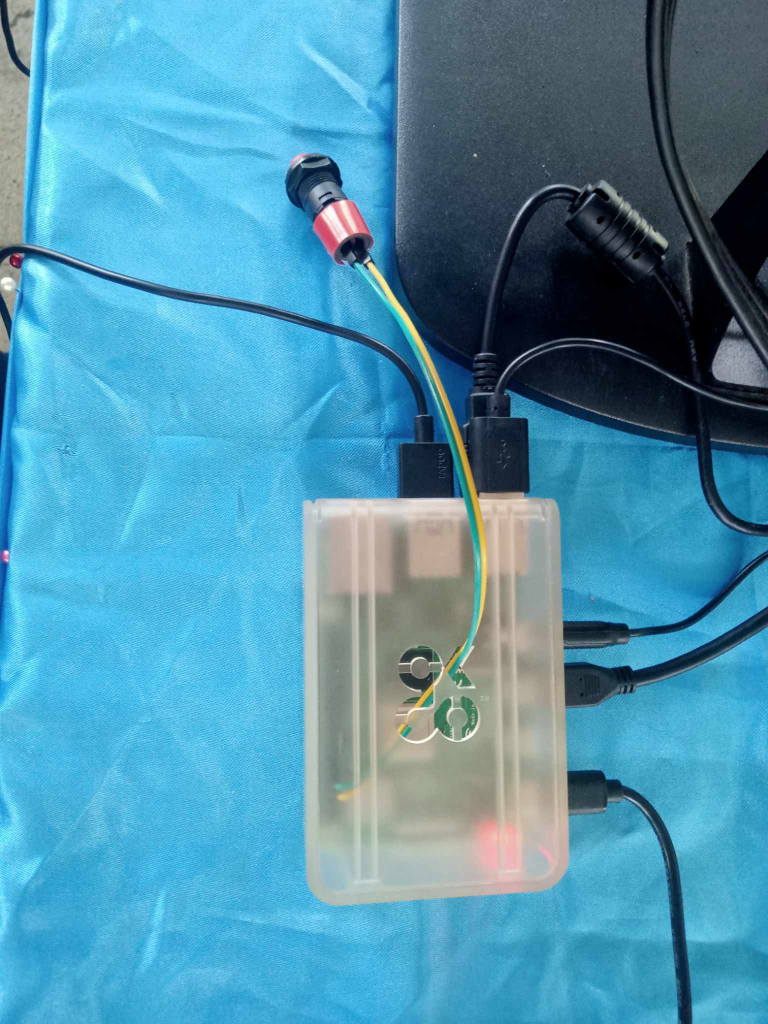
#> input picture Rpi4B..jpg, 1536 x 2048 px, given in place of Girl.mp4, which was not available (shown at 1/2 size)
$ python utils.py
#> lines starting #> are read from the running program, lines starting #| are printed output that depends on the picture; after the words box and inside, x2 and y2 are one past the last pixel; in counts of white or black regions, pixels touching at a corner belong together; pictures that were not available may be replaced by others from this repository, and a replacement may not be noted
import cv2 as cv
import numpy as np

# colors
# values =(blue, green, red) opencv accepts BGR values not RGB
BLACK = (0, 0, 0)
WHITE = (255, 255, 255)
BLUE = (255, 0, 0)
RED = (0, 0, 255)
CYAN = (255, 255, 0)
YELLOW = (0, 255, 255)
MAGENTA = (255, 0, 255)
GRAY = (128, 128, 128)
GREEN = (0, 255, 0)
PURPLE = (128, 0, 128)
ORANGE = (0, 165, 255)
PINK = (147, 20, 255)
points_list = [(200, 300), (150, 150), (400, 200)]


def drawColor(img, colors):
    x, y = 0, 10
    w, h = 20, 30

    for color in colors:
        x += w + 5
        # y += 10
        cv.rectangle(img, (x - 6, y - 5), (x + w + 5, y + h + 5), (10, 50, 10), -1)
        cv.rectangle(img, (x, y), (x + w, y + h), color, -1)


def colorBackgroundText(img, text, font, fontScale, textPos, textThickness=1, textColor=(0, 255, 0), bgColor=(0, 0, 0),
                        pad_x=3, pad_y=3):

    (t_w, t_h), _ = cv.getTextSize(text, font, fontScale, textThickness)  # getting the text size
    x, y = textPos
    cv.rectangle(img, (x - pad_x, y + pad_y), (x + t_w + pad_x, y - t_h - pad_y), bgColor, -1)  # draw rectangle
    cv.putText(img, text, textPos, font, fontScale, textColor, textThickness)  # draw in text

    return img


def textWithBackground(img, text, font, fontScale, textPos, textThickness=1, textColor=(0, 255, 0), bgColor=(0, 0, 0),
                       pad_x=3, pad_y=3, bgOpacity=0.5):
    (t_w, t_h), _ = cv.getTextSize(text, font, fontScale, textThickness)  # getting the text size
    x, y = textPos
    overlay = img.copy()  # coping the image
    cv.rectangle(overlay, (x - pad_x, y + pad_y), (x + t_w + pad_x, y - t_h - pad_y), bgColor, -1)  # draw rectangle
    new_img = cv.addWeighted(overlay, bgOpacity, img, 1 - bgOpacity, 0)  # overlaying the rectangle on the image.
    cv.putText(new_img, text, textPos, font, fontScale, textColor, textThickness)  # draw in text
    img = new_img

    return img


def textBlurBackground(img, text, font, fontScale, textPos, textThickness=1, textColor=(0, 255, 0), kneral=(33, 33),
                       pad_x=3, pad_y=3):

    (t_w, t_h), _ = cv.getTextSize(text, font, fontScale, textThickness)  # getting the text size
    x, y = textPos
    blur_roi = img[y - pad_y - t_h: y + pad_y, x - pad_x:x + t_w + pad_x]  # croping Text Background
    img[y - pad_y - t_h: y + pad_y, x - pad_x:x + t_w + pad_x] = cv.blur(blur_roi,
                                                                         kneral)  # merging the blured background to img
    cv.putText(img, text, textPos, font, fontScale, textColor, textThickness)
    # cv.imshow('blur roi', blur_roi)
    # cv.imshow('blured', img)

    return img


def fillPolyTrans(img, points, color, opacity):

    list_to_np_array = np.array(points, dtype=np.int32)
    overlay = img.copy()  # coping the image
    cv.fillPoly(overlay, [list_to_np_array], color)
    new_img = cv.addWeighted(overlay, opacity, img, 1 - opacity, 0)
    # print(points_list)
    img = new_img
    cv.polylines(img, [list_to_np_array], True, color, 1, cv.LINE_AA)
    return img


# [4 lines of commented-out code are left out]

def rectTrans(img, pt1, pt2, color, thickness, opacity):

    overlay = img.copy()
    cv.rectangle(overlay, pt1, pt2, color, thickness)
    new_img = cv.addWeighted(overlay, opacity, img, 1 - opacity, 0)  # overlaying the rectangle on the image.
    img = new_img

    return img


def main():
    cap = cv.VideoCapture('Girl.mp4')
    counter = 0
    while True:
        success, img = cap.read()
#> img is the input picture: shape (2048, 1536, 3); mean B, G, R 174, 147.7, 79.5
        # img = np.zeros((1000,1000, 3), dtype=np.uint8)
        img = rectTrans(img, pt1=(30, 320), pt2=(160, 260), color=(0, 255, 255), thickness=-1, opacity=0.6)
        img = fillPolyTrans(img=img, points=points_list, color=(0, 255, 0), opacity=.5)
#> in fillPolyTrans, `cv.polylines(img, [list_to_np_array], True, color, 1, cv.LINE_AA)`:
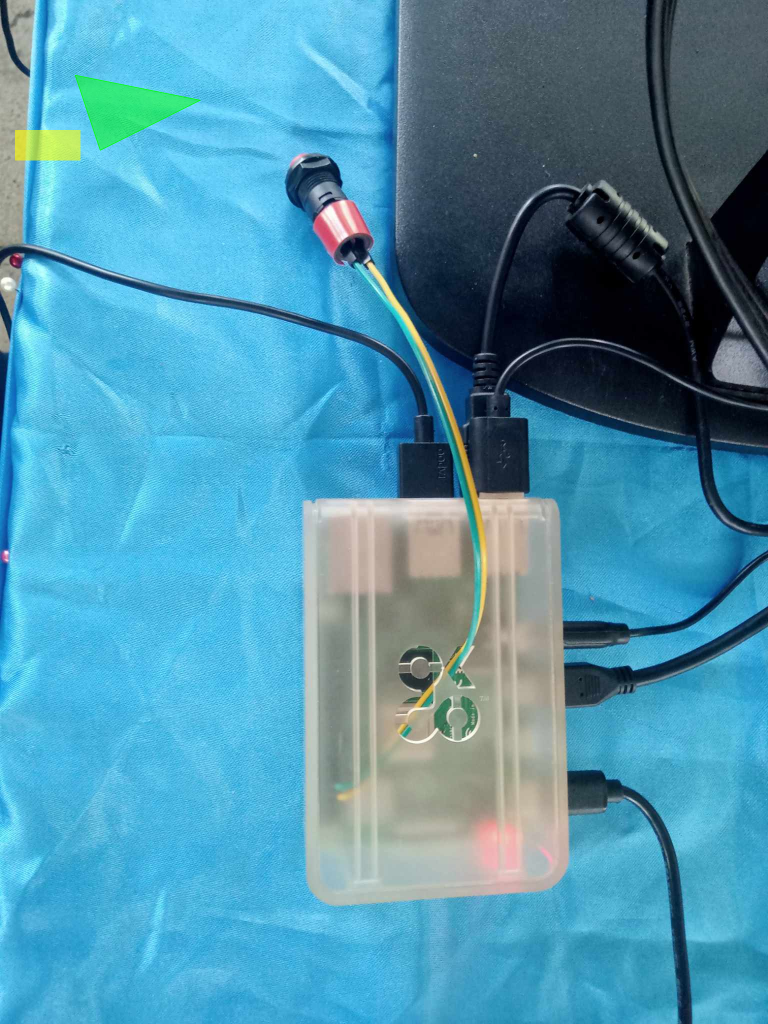
#> img: shape (2048, 1536, 3) (shown at 1/2 size); mean B, G, R 173, 147.9, 79.4
        drawColor(img, [BLACK, WHITE, BLUE, RED, CYAN, YELLOW, MAGENTA, GRAY, GREEN, PURPLE, ORANGE, PINK])
#> the loop in drawColor, `for color in colors:` made 12 passes
#> (color, x) on passes 1 to 12: ((0, 0, 0), 25), ((255, 255, 255), 50), ((255, 0, 0), 75), ((0, 0, 255), 100), ((255, 255, 0), 125), ((0, 255, 255), 150), ((255, 0, 255), 175), ((128, 128, 128), 200), ((0, 255, 0), 225), ((128, 0, 128), 250), ((0, 165, 255), 275), ((147, 20, 255), 300)
#> after the loop in drawColor, `for color in colors:`:
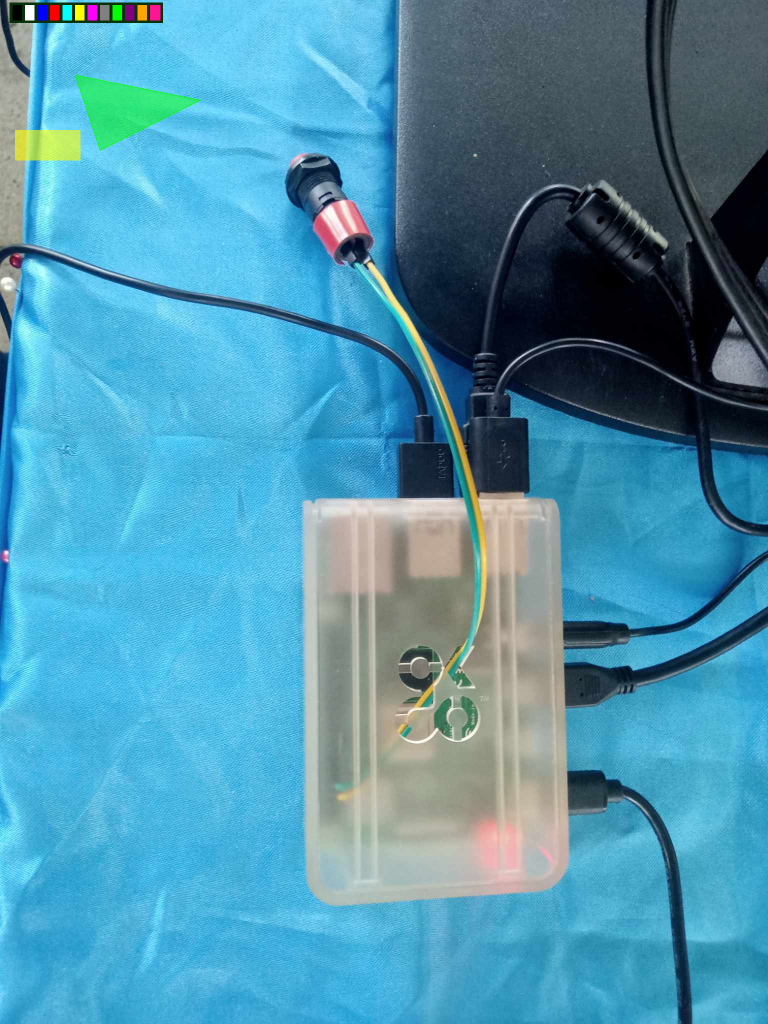
#> img: shape (2048, 1536, 3) (shown at 1/2 size); 0.4% of pixels changed, all inside (x1, y1, x2, y2) = (19, 5, 326, 46)
#> after the loop in drawColor, `for color in colors:`: x = 300
        textBlurBackground(img, 'Blured Background Text', cv.FONT_HERSHEY_COMPLEX, 0.8, (60, 140), 2, YELLOW, (71, 71),
                           13, 13)
#> in textBlurBackground, `(t_w, t_h), _ = cv.getTextSize(text, font, fontScale, textThickness)`: t_w = 338; t_h = 18
#> in textBlurBackground, `img[y - pad_y - t_h: y + pad_y, x - pad_x:x + t_w + pad_x] = cv.blur(b..`: img: shape (2048, 1536, 3); 0.51% of pixels changed, all inside (x1, y1, x2, y2) = (47, 109, 411, 153)
#> in textBlurBackground, `cv.putText(img, text, textPos, font, fontScale, textColor, textThickne..`:
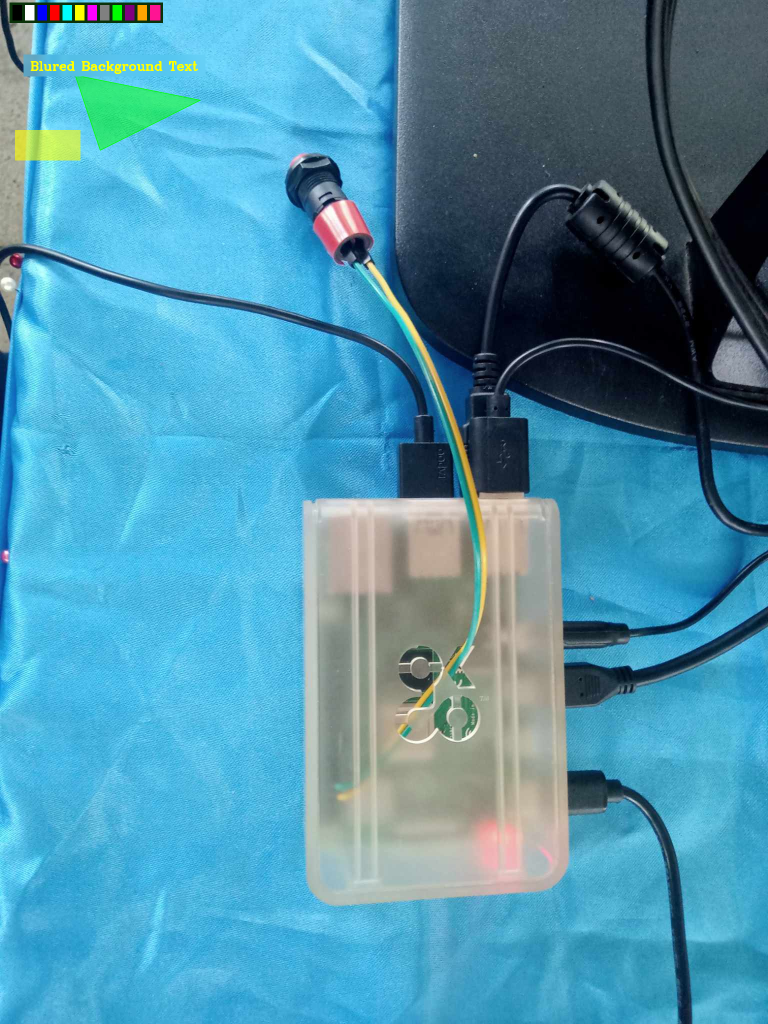
#> img: shape (2048, 1536, 3) (shown at 1/2 size); mean B, G, R 172.1, 147.5, 79.5
        img = textWithBackground(img, 'Colored Background Texts', cv.FONT_HERSHEY_SIMPLEX, 0.8, (60, 80),
                                 textThickness=2, bgColor=GREEN, textColor=BLACK, bgOpacity=0.7, pad_x=6, pad_y=6)
#> in textWithBackground, `(t_w, t_h), _ = cv.getTextSize(text, font, fontScale, textThickness)`: t_w = 332; t_h = 18
#> in textWithBackground, `cv.rectangle(overlay, (x - pad_x, y + pad_y), (x + t_w + pad_x, y - t_..`: overlay: shape (2048, 1536, 3); 0.34% of pixels changed, all inside (x1, y1, x2, y2) = (54, 56, 399, 87)
#> in textWithBackground, `cv.putText(new_img, text, textPos, font, fontScale, textColor, textThi..`:
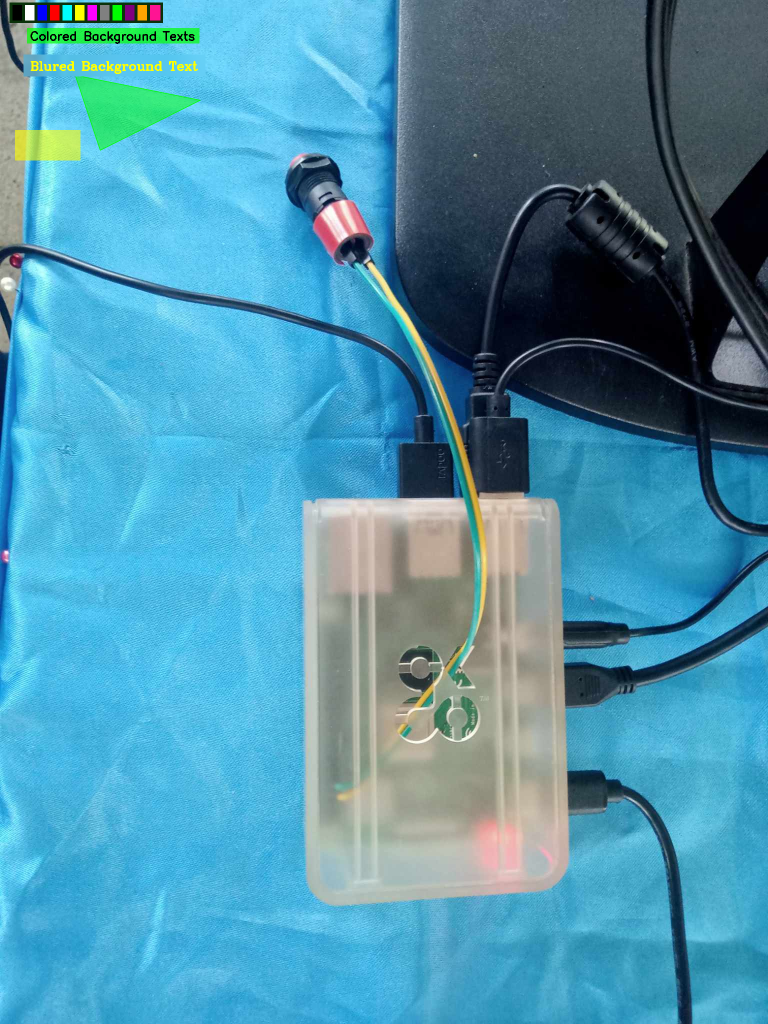
#> new_img: shape (2048, 1536, 3) (shown at 1/2 size); mean B, G, R 171.5, 147.5, 79.2
        imgGray = cv.cvtColor(img, cv.COLOR_BGR2GRAY)
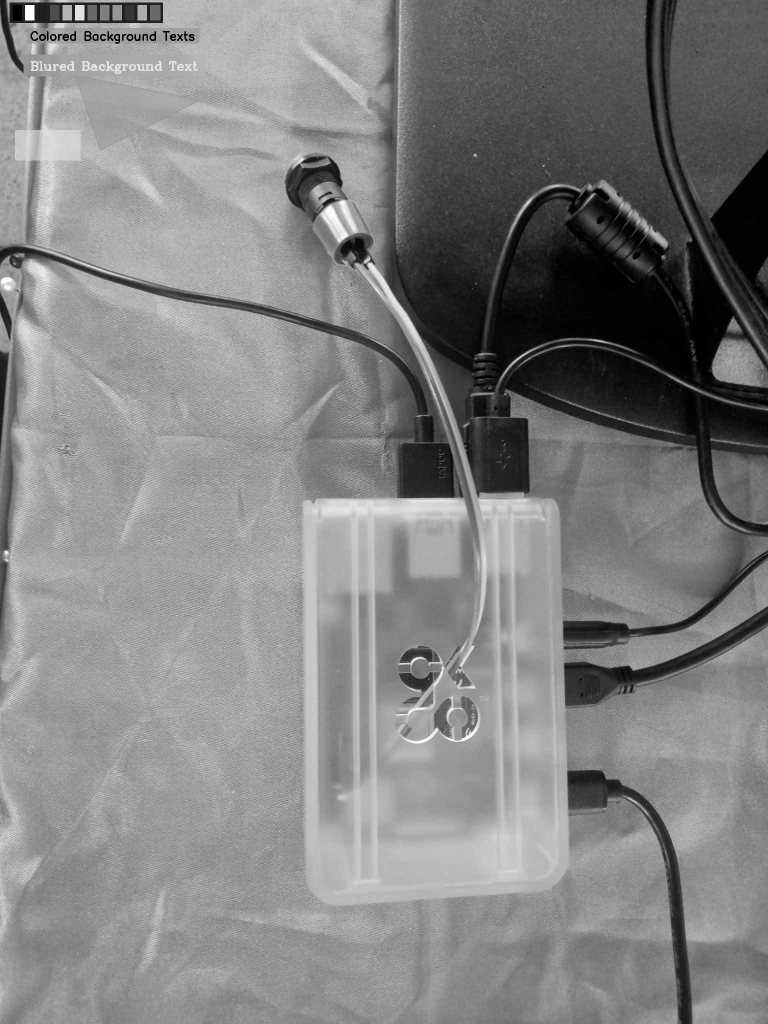
#> imgGray: shape (2048, 1536) (shown at 1/2 size); min 0, max 255, mean 129.8
        # cv.imwrite('color_image.png', img)
        counter += 1
        cv.imshow('img', img)
        cv.imwrite(f'image/image_{counter}.png', img)
        if cv.waitKey(1) == ord('q'):
#> (key q is pressed here)
            break


if __name__ == "__main__":
    main()
